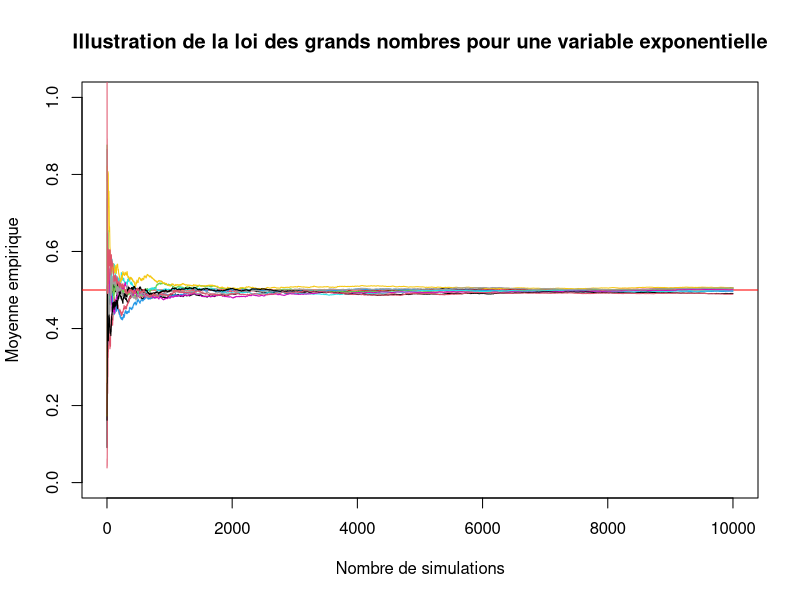
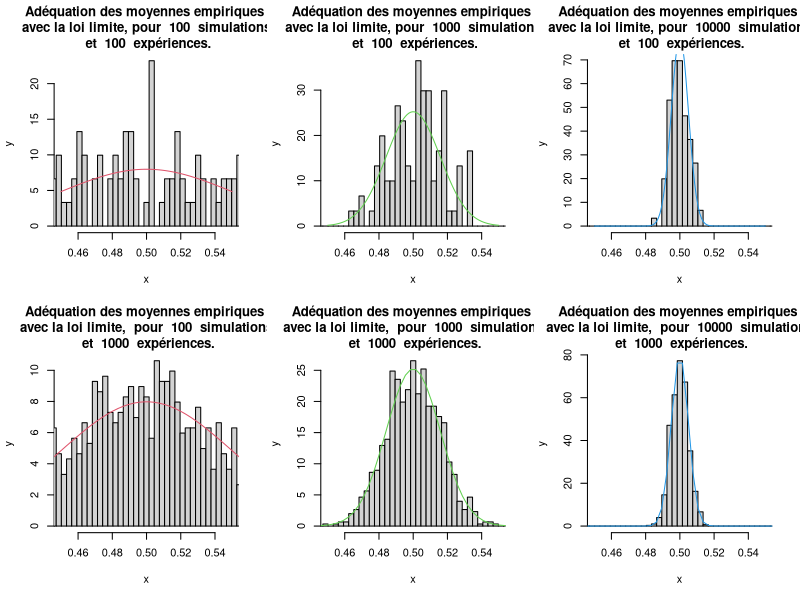
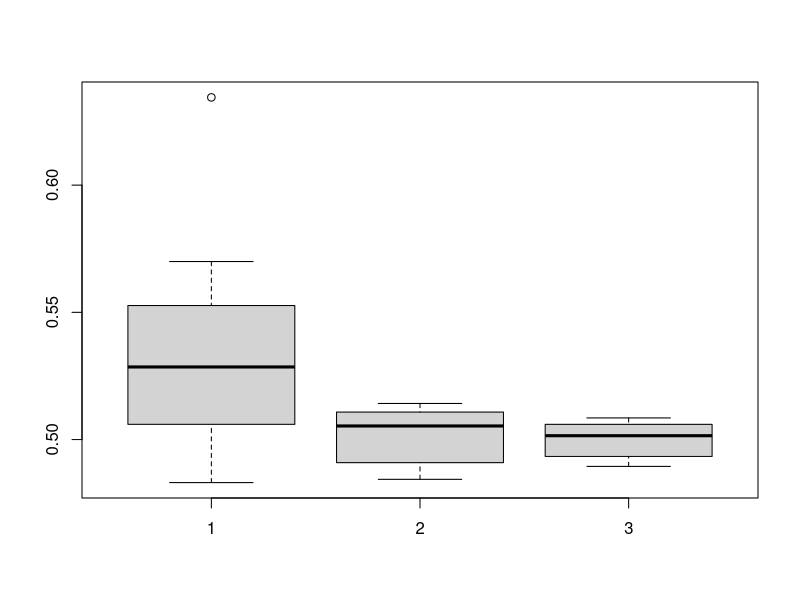
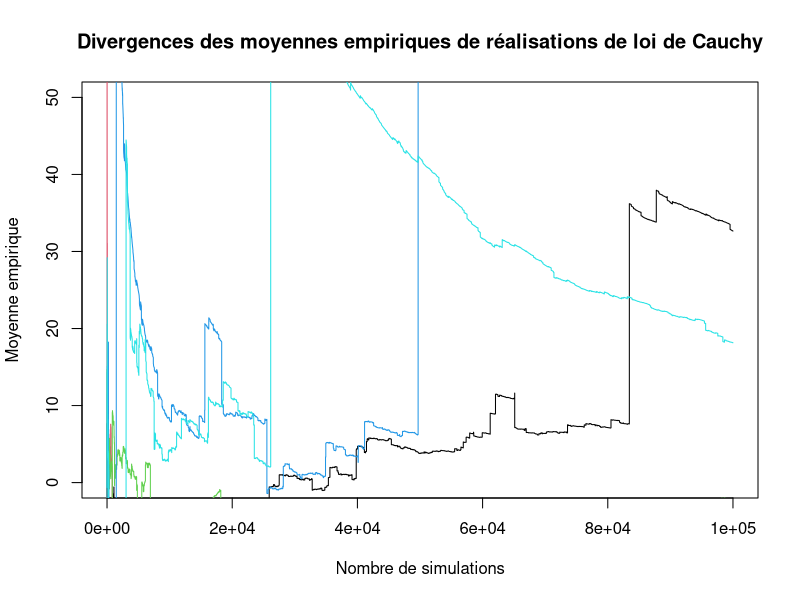
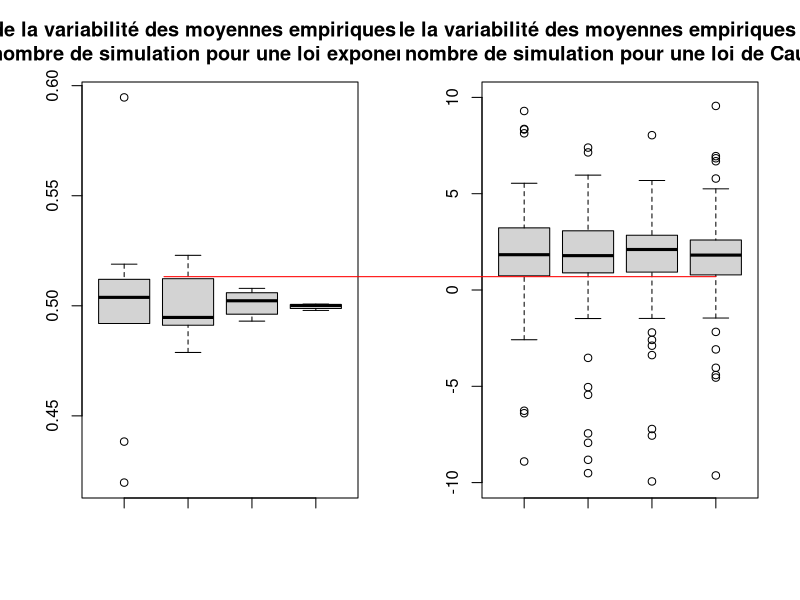
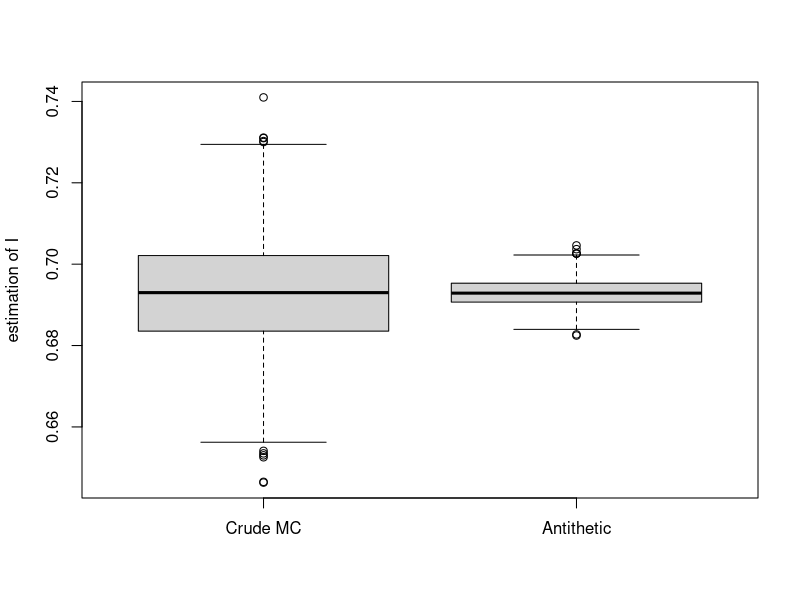
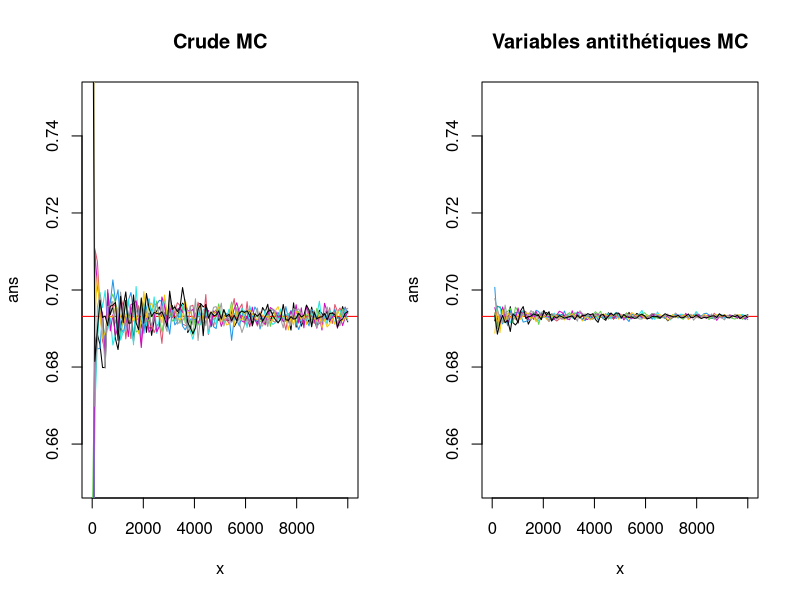
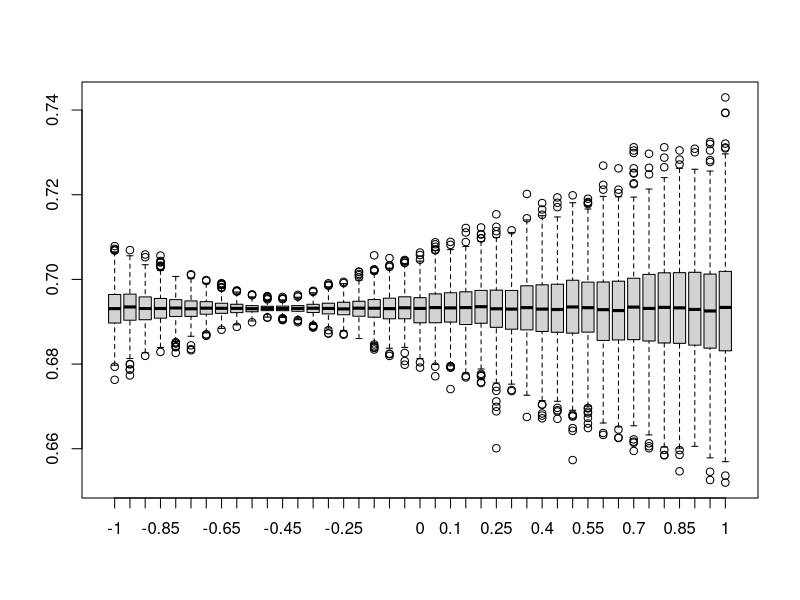

Generate these figures, in order, with R: (Note: this script raises an error after producing the figures.)
# Illustration des th??or??mes de convergence asymptotique ------------------
# Et introduction au principe de simulations de siulation

#(a)  La loi des grands nombres
#appliqu?? ?? la loi exponentielle 

n <- 10000
X <- rexp(n = n,rate = 2)
Y <- cumsum(X)/1:n
plot(1:n,Y,
     type = 'l',
     ylim = c(0,1),
     xlab='Nombre de simulations',
     ylab='Moyenne empirique',
     main="Illustration de la loi des grands nombres pour une variable exponentielle")
abline(h=0.5,col="red")

for (i in 2:10){
  X <- rexp(n,2)
  Y <- cumsum(X)/1:n
  lines(1:n,Y,col = i)
}

#(b)  Le th??or??me central limite
#appliqu?? ?? la loi exponentielle 

cltexpo <- function(n_simus,n_exp){
  empmean<-rep(0,n_exp)  
  for (i in 1:n_exp){  
    empmean[i]=mean(rexp(n_simus,2)) 
  }
  empmean
}

par(mfrow = c(2,3)) 

n_exp=100
for (i in 1:3)
{
  n_simus=10^(i+1)
  x<-cltexpo(n_simus=n_simus,n_exp = n_exp)
  hist(x,
       freq=FALSE,
       breaks = seq(0.20,0.80,length.out = 200),
       xlim=c(0.45,0.55),
       main=paste("Adéquation des moyennes empiriques \n avec la loi limite, pour ",n_simus," simulations \n et ",n_exp," expériences."),
       xlab="x",
       ylab="y")
  #Ecart type théorique
  sd=sqrt(1/n_simus*1/4)
  curve(dnorm(x,mean = 0.5,sd = sd),xlim=c(0.45,0.55),col=i+1,add=T,n=100)
}

n_exp=1000
for (i in 1:3)
{
  n_simus=10^(i+1)
  x<-cltexpo(n_simus=n_simus,n_exp = n_exp)
  hist(x,
       freq=FALSE,
       breaks = seq(0.20,0.80,length.out = 200),
       xlim=c(0.45,0.55),
       main=paste("Adéquation des moyennes empiriques \n avec la loi limite,  pour ",n_simus," simulations \n et ",n_exp," expériences."),
       xlab="x",
       ylab="y")
  #Ecart type théorique
  sd=sqrt(1/n_simus*1/4)
  curve(dnorm(x,0.5,sd),xlim=c(0.35,0.65),col=i+1,add=T,n=100)
}

par(mfrow=c(1,1))
boxplot(cltexpo(n_simus = 100,n_exp = 10),cltexpo(n_simus = 1000,n_exp = 10),cltexpo(n_simus = 10000,n_exp = 10))

#(c)  Contre exemple de le loi de Cauchy 
#pour la loi des grands nombres

par(mfrow = c(1,1)) 

n <- 100000
X <- rcauchy(n,location = 0,scale=10)
Y <- cumsum(X)/1:n
plot(1:n,Y,
     type = 'l',ylim = c(0,50),
     xlab='Nombre de simulations',
     ylab='Moyenne empirique',
     main="Divergences des moyennes empiriques de réalisations de loi de Cauchy")


for (i in 2:5){
  X <- rcauchy(n,location = 0,scale=10)
  Y <- cumsum(X)/1:n
  lines(1:n,Y,col = i)
}


cltcauchy<-function(N){
  empmean=rep(NA,100)
  for (i in 1:100){
    empmean[i]=mean(rcauchy(N,2))
  }
  empmean}
par(mfrow=c(1,2))
boxplot(main="Evolution de la variabilité des moyennes empiriques en fonction du \n nombre de simulation pour une loi exponentielle",
        cltexpo(n_simus = 100,n_exp = 10),cltexpo(n_simus = 1000,n_exp = 10),cltexpo(n_simus = 10000,n_exp = 10),cltexpo(n_simus = 100000,n_exp = 10))
boxplot(main="Evolution de la variabilité des moyennes empiriques en fonction du \n nombre de simulation pour une loi de Cauchy",
        cltcauchy(100),cltcauchy(1000),cltcauchy(10000),cltcauchy(100000),outline=T,ylim = c(-10,10))

# R??duction de la variance ------------------

#(a)  Crude MC

crudeMC=function(n,f,a=0,b=1){
  return((b-a)*mean(f(runif(n = n,min = a, max = b))))
}

#(b)  Variables antith??tiques

antitMC=function(n,f,a=0,b=1){
  x=runif(n = floor(n/2),min = a, max = b)
  return((b-a)*(mean(f(x)+f(1-x))/2))
}

#Application

inverse=function(x){
  return(1/(1+x))
}

par(mfrow=c(1,1))

Nexp=1000
n=100
ansMC=double(Nexp)
ansantitMC=double(Nexp)
for(i in 1:Nexp){
  ansMC[i]=crudeMC(n =100,f = inverse)
  ansantitMC[i]=antitMC(n =100,f = inverse)
}
abline(h=log(2),col="red")

par(mfrow=c(1,1))
boxplot(ansMC,ansantitMC, names = c('Crude MC','Antithetic'),
        ylab = 'estimation of I')

par(mfrow=c(1,2))

Nexp=100
x=seq(from=1,to=10^4,length.out = Nexp)
ans=double(Nexp)
for(i in 1:Nexp){
  ans[i]=crudeMC(n = x[i],f = inverse)
}

plot(x,ans,type="l",ylim=c(0.65,0.75),main = "Crude MC")
abline(h=log(2),col="red")

for (j in 2:9){
  Nexp=100
  x=seq(from=1,to=10^4,length.out = Nexp)
  ans=double(Nexp)
  for(i in 1:Nexp){
    ans[i]=crudeMC(n = x[i],f = inverse)
  }
  lines(x,ans,col = j)
}


Nexp=100
x=seq(from=1,to=10^4,length.out = Nexp)
ans=double(Nexp)
for(i in 1:Nexp){
  ans[i]=antitMC(n = x[i],f = inverse)
}

plot(x,ans,type="l",ylim=c(0.65,0.75),main = "Variables antithétiques MC")
abline(h=log(2),col="red")

for (j in 2:9){
  Nexp=100
  x=seq(from=1,to=10^4,length.out = Nexp)
  ans=double(Nexp)
  for(i in 1:Nexp){
    ans[i]=antitMC(n = x[i],f = inverse)
  }
  lines(x,ans,col = j)
}

#(c)  Variable de contr??le

controlMC=function(n,f,g,int_g,a=0,b=1){
  x=runif(n = n,min = a, max = b)
  return((b-a)*mean(f(x)-g(x))+int_g)
}


csensibilite <- function(n,C){
  
  var_control_inverse=function(x){
    return(C*(1+x))
  }
  
  int_control_inverse=C*3/2
  
  return(controlMC(n = n, f = inverse,g = var_control_inverse, int_g = int_control_inverse))
  
} 

Nexp=1000
n=1000
const <- seq(-1, 1, by = 0.05) 
A <- matrix(NA, length(const),1000) 
for(j in 1:length(const))
{
  for(i in 1:Nexp){
    A[j,i]=csensibilite(n, const[j])
  }
} 

rownames(A)=const
par(mfrow=c(1,1))
boxplot(t(A))

#Theorical value 
#(1-log(2)*3/2)*12 approx -0.48

var_control_inverse=function(x){
  return((1-log(2)*3/2)*12*(1+x))
}

int_control_inverse=(1-log(2)*3/2)*12*3/2



Nexp=100
n=1000
ansMC=double(Nexp)
ansantitMC=double(Nexp)
anscontrolMC=double(Nexp)
for(i in 1:Nexp){
  ansMC[i]=crudeMC(n =100,f = inverse)
  ansantitMC[i]=antitMC(n =100,f = inverse)
  anscontrolMC[i]=controlMC(n =100,f = inverse,g = var_control_inverse, int_g = int_control_inverse)
}

par(mfrow=c(1,2))
boxplot(ansMC,ansantitMC,anscontrolMC , names = c('Crude MC','Antithetic','Control'),
        ylab = 'estimation of I')


eps=0.005
proportionMC=sum(abs(ansMC-log(2))<=eps)/Nexp 
proportionantitMC=sum(abs(ansantitMC-log(2))<=eps)/Nexp
proportioncontrolMC=sum(abs(anscontrolMC-log(2))<=eps)/Nexp

plot(x=c(1,2,3),
     y=c(proportionMC,proportionantitMC,proportioncontrolMC),
     xlab="Methodes",
     ylab="Part des estimations précises à epsilon près")


#(c)  ??chantillonage pr??f??rentiel

#Les rd sont appel??s w en cours

preferentielMC=function(n,f,rd,rsimu,a,b){
  x=rsimu(n=n)
  x=x[x>a && x<b]
  return((b-a)*mean(f(x)*rd(x)))
}


h = function(x){
  return(10*exp(-2*abs(x-5)))
}


simupreference = function(n){
  return(rnorm(n,mean=5,sd=1))
}

rdunif_norm = function(x){
  return(dunif(x, 0, 10)/dnorm(x, mean=5, sd=1))
}

Nexp=1000
n=100
ansMC=double(Nexp)
ansimportanceMC=double(Nexp)
for(i in 1:Nexp){
  ansMC[i]=crudeMC(n = n,f = h,a = 0,b = 10)
  ansimportanceMC[i]=preferentielMC(a = 0,b = 10,n = n,f = h,rd = rdunif_norm,rsimu = simupreference)
}

par(mfrow=c(1,1))
boxplot(ansMC,ansimportanceMC , names = c('Crude MC','Importance'),
        ylab = 'estimation of I')
abline(h=10,col="red")

sigmasensibilite <- function(n,C){
  
  simupreference_sigma = function(n){
    return(rnorm(n,mean=5,sd=C))
  }
  
  rdunif_norm_sigma = function(x){
    return(dunif(x, 0, 10)/dnorm(x, mean=5, sd=C))
  }
  
  return(preferentielMC(n = n,f = h,rd = rdunif_norm_sigma,rsimu = simupreference_sigma,a=0,b=10))
  
} 

Nexp=1000
n=1000
const <- seq(0.05, 5, by=0.05) 
A <- matrix(NA, length(const),Nexp) 
for(j in 1:length(const))
{
  for(i in 1:Nexp){
    A[j,i]=sigmasensibilite(n, const[j])
  }
}

rownames(A)=const

par(mfrow=c(1,2))
plot(const, A[,1],type='p',
     xlab="Constante C",
     ylab="Estimation",
     main="Evolution de l'estimation \n en fonction de C",
     ylim=c(9.5,10.5))

par(mfrow=c(1,1))
boxplot(t(A),ylim=c(9,11),
        xlab="Constante C",
        ylab="Variabilité des estimations",
        main="Evolution de la variabilité des estimations \n en fonction de C",)
abline(h=10,col="red")

#Choix optimal : approximativement 0,75